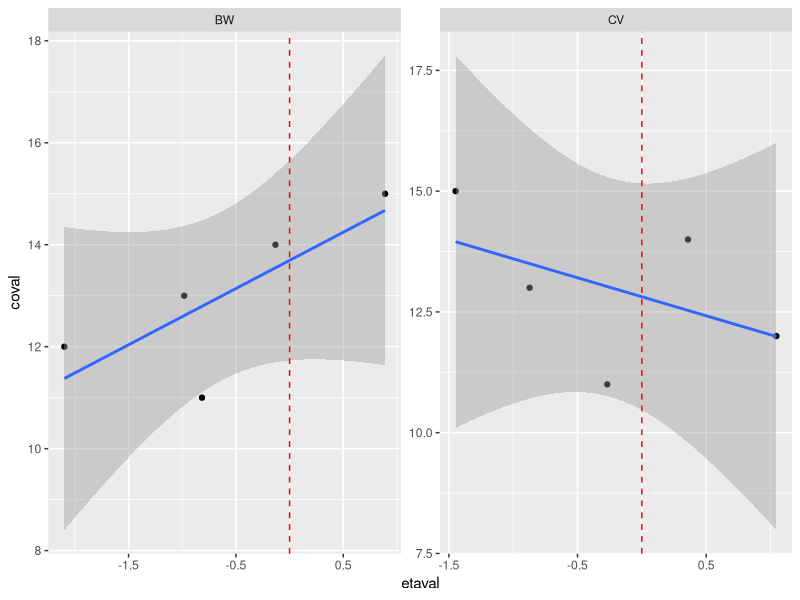
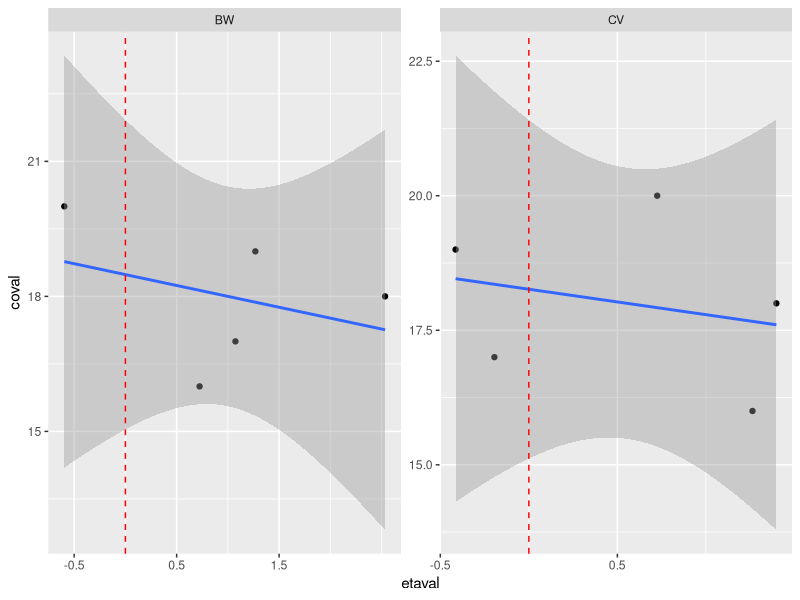

Here is the R script that generated these plots, in order:
foo1 <- data.frame(cov=rep("BW",10),coval=11:20,eta=rep(c("ETA1","ETA2"),each=5), etaval=rnorm(10))
foo2 <- data.frame(cov=rep("CV",10),coval=11:20,eta=rep(c("ETA1","ETA2"),each=5), etaval=rnorm(10))
foo <- rbind(foo1, foo2)
library(dplyr)
library(ggplot2)
library(lazyeval)
ebe_plots <- function(df){
  # requires dplyr, ggplot2, and lazyeval packages
  p1 <- df %>%
    ggplot(aes(x=etaval,y=coval))+
    geom_point()+
    facet_wrap(~cov, scales = "free")+
    scale_x_continuous(breaks=-1.5:1.5)+
    stat_smooth(method = "lm")+
    geom_vline(xintercept=0,col="red",linetype="dashed")
  return(p1)
}

foo %>% split(.$eta) %>% lapply(ebe_plots)
